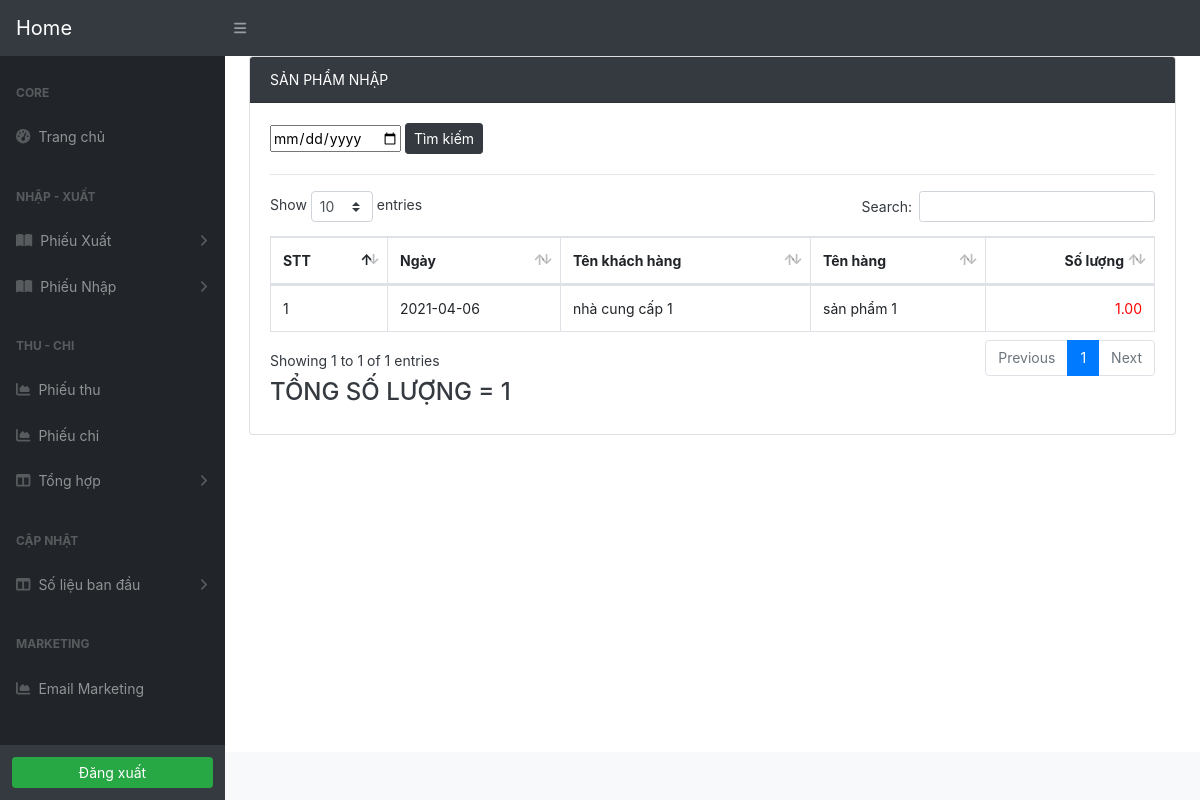
/hang_hoa_da_nhap.php (signed in), run on the app's committed database.
### tables this page shows
CREATE TABLE `chitiet_px` (
  `ma_hh` varchar(100) NOT NULL,
  `sl` float(10,2) NOT NULL DEFAULT 1.00,
  `don_gia` int(100) NOT NULL DEFAULT 0,
  `ma_phieuxuat` int(30) NOT NULL
);

CREATE TABLE `phieu_xuat` (
  `ma_phieuxuat` int(100) NOT NULL,
  `ma_kh` int(100) NOT NULL,
  `ma_nv` int(100) NOT NULL,
  `ngay_xuat` date NOT NULL,
  `tien_km_don_hang` int(255) NOT NULL DEFAULT 0,
  `tien_ship_dh` int(255) NOT NULL DEFAULT 0,
  `ghi_chu_dh` varchar(255) DEFAULT NULL,
  `phanloai` varchar(100) NOT NULL,
  `hinhthuctt` text NOT NULL,
  `nhanvien` text NOT NULL
);

CREATE TABLE `khach_hang` (
  `ma_kh` int(100) NOT NULL,
  `ten_kh` varchar(100) NOT NULL,
  `mobile` varchar(20) DEFAULT NULL,
  `dia_chi` varchar(200) DEFAULT NULL,
  `facebook` varchar(100) NOT NULL,
  `zalo` varchar(100) NOT NULL,
  `email` varchar(100) NOT NULL,
  `sinhnhat` date NOT NULL,
  `phanloai` varchar(100) NOT NULL
);

CREATE TABLE `hang_hoa` (
  `ma_hh` int(100) NOT NULL,
  `ten_hh` varchar(100) NOT NULL,
  `nhacc` varchar(100) DEFAULT NULL,
  `dongia_ban` int(255) NOT NULL DEFAULT 0,
  `dongia_nhap` int(11) NOT NULL,
  `anh_hh` varchar(30) NOT NULL
);

### hang_hoa_da_nhap.php (the view, shortened to what this page needs)
<?php include 'dau-trang.php' ?>
<?php
	$stt = 0;
	$bang_ctx = mysqli_query($conn,"SELECT ctx.ma_hh,ctx.sl,ctx.don_gia,hh.ten_hh,px.ngay_xuat,px.ma_kh FROM chitiet_px ctx
		left join hang_hoa hh on hh.ma_hh = ctx.ma_hh
		left join phieu_xuat px on px.ma_phieuxuat = ctx.ma_phieuxuat
		where px.phanloai = 'Phiếu nhập'
		order by px.ngay_xuat desc");
?>
<div class="container-fluid">
<div class="card text-dark" style="max-width: 100%;">
  <div class="card-header bg-dark"  style="color: white">SẢN PHẨM NHẬP</div>
  <div class="card-body">
	<form action="" method="POST">
			<input type="date" name="tu_ngay">
		<button type="submit" class="btn btn-dark btn-sm" style="margin-bottom: 4px ">Tìm kiếm</button>
	</form>
	<hr>
<div class="table-responsive">
			<table class="table table-bordered" id="dataTable" width="100%" cellspacing="0">
			<thead>
				<tr>
					<th>STT</th>
					<th>Ngày</th>
					<th>Tên khách hàng</th>
					<th>Tên hàng</th>
					<th style="text-align: right;">Số lượng</th>
				</tr>
			</thead>
			<tbody>
				<?php
					$tongsltk = 0;
					foreach ($bang_ctx as $key => $ct) :
					$tongsltk += $ct['sl'];
					$stt +=1;
				?>
				<tr>
					<td><?php echo $stt ?></td>
					<td><?php echo $ct['ngay_xuat'] ?></td>
					<td>
						<?php
							$makhhhh = $ct['ma_kh'] ;
							$bang_kh = mysqli_query($conn,"SELECT * FROM khach_hang where ma_kh = '$makhhhh' limit 1");
							$tenkhhh = mysqli_fetch_assoc($bang_kh);
							$tenkhachhang = $tenkhhh['ten_kh'];
							echo $tenkhachhang;
						?>
					</td>
					<td><?php echo $ct['ten_hh'] ?></td>
					<td style="text-align: right;color: red"><?php echo $ct['sl'] ?></td>
				</tr>
				<?php endforeach; ?>
			</tbody>
		</table>
		<h4>TỔNG SỐ LƯỢNG = <?php echo $tongsltk ?></h4>
</div>
	</div>
</div>
</div>
<?php include 'chan-trang.php' ?>

### data on the page
chitiet_px: phieu_xuat.ngay_xuat "2021-04-06", khach_hang.ten_kh "nhà cung cấp 1", hang_hoa.ten_hh "sản phẩm 1", sl "1.00"

### other printed values
$tongsltk "1"
